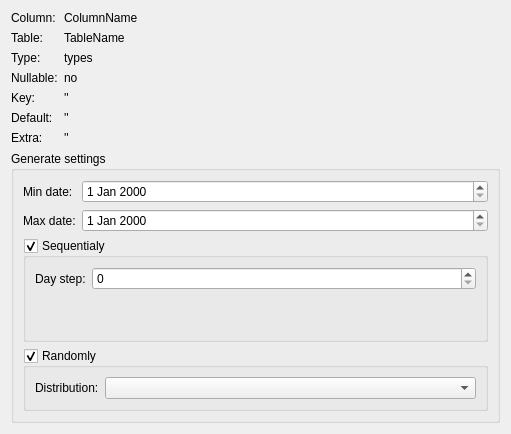
<?xml version="1.0" encoding="UTF-8"?>
<ui version="4.0">
 <class>DateSettingsWidget</class>
 <widget class="QWidget" name="DateSettingsWidget">
  <property name="geometry">
   <rect>
    <x>0</x>
    <y>0</y>
    <width>511</width>
    <height>434</height>
   </rect>
  </property>
  <property name="windowTitle">
   <string>DateSettingsWidget</string>
  </property>
  <layout class="QVBoxLayout" name="mainLayout">
   <item>
    <layout class="QFormLayout" name="infoLayout">
     <item row="0" column="0">
      <widget class="QLabel" name="columnNameLabel">
       <property name="text">
        <string>Column:</string>
       </property>
      </widget>
     </item>
     <item row="0" column="1">
      <widget class="QLabel" name="columnNameValueLabel">
       <property name="text">
        <string>ColumnName</string>
       </property>
      </widget>
     </item>
     <item row="2" column="0">
      <widget class="QLabel" name="typeLabel">
       <property name="text">
        <string>Type:</string>
       </property>
      </widget>
     </item>
     <item row="2" column="1">
      <widget class="QLabel" name="typeValueLabel">
       <property name="text">
        <string>types</string>
       </property>
      </widget>
     </item>
     <item row="3" column="1">
      <widget class="QLabel" name="nullValueLabel">
       <property name="text">
        <string>no</string>
       </property>
      </widget>
     </item>
     <item row="3" column="0">
      <widget class="QLabel" name="nullLabel">
       <property name="text">
        <string>Nullable:</string>
       </property>
      </widget>
     </item>
     <item row="5" column="0">
      <widget class="QLabel" name="defaultLabel">
       <property name="text">
        <string>Default:</string>
       </property>
      </widget>
     </item>
     <item row="6" column="0">
      <widget class="QLabel" name="extraLabel">
       <property name="text">
        <string>Extra:</string>
       </property>
      </widget>
     </item>
     <item row="5" column="1">
      <widget class="QLabel" name="defaultValueLabel">
       <property name="text">
        <string>''</string>
       </property>
      </widget>
     </item>
     <item row="6" column="1">
      <widget class="QLabel" name="extraValueLabel">
       <property name="text">
        <string>''</string>
       </property>
      </widget>
     </item>
     <item row="4" column="0">
      <widget class="QLabel" name="keyLabel">
       <property name="text">
        <string>Key:</string>
       </property>
      </widget>
     </item>
     <item row="4" column="1">
      <widget class="QLabel" name="keyValueLabel">
       <property name="text">
        <string>''</string>
       </property>
      </widget>
     </item>
     <item row="1" column="0">
      <widget class="QLabel" name="tableLabel">
       <property name="text">
        <string>Table:</string>
       </property>
      </widget>
     </item>
     <item row="1" column="1">
      <widget class="QLabel" name="tableValueLabel">
       <property name="text">
        <string>TableName</string>
       </property>
      </widget>
     </item>
    </layout>
   </item>
   <item>
    <widget class="QGroupBox" name="settingsGroup">
     <property name="title">
      <string>Generate settings</string>
     </property>
     <property name="flat">
      <bool>false</bool>
     </property>
     <property name="checkable">
      <bool>false</bool>
     </property>
     <layout class="QFormLayout" name="settingsGroupLayout">
      <item row="0" column="0">
       <widget class="QLabel" name="minValueLabel">
        <property name="text">
         <string>Min date: </string>
        </property>
       </widget>
      </item>
      <item row="1" column="0">
       <widget class="QLabel" name="maxValueLabel">
        <property name="text">
         <string>Max date:</string>
        </property>
       </widget>
      </item>
      <item row="2" column="0" colspan="2">
       <widget class="QGroupBox" name="seqGroup">
        <property name="sizePolicy">
         <sizepolicy hsizetype="Expanding" vsizetype="Expanding">
          <horstretch>0</horstretch>
          <verstretch>0</verstretch>
         </sizepolicy>
        </property>
        <property name="title">
         <string>Sequentialy</string>
        </property>
        <property name="checkable">
         <bool>true</bool>
        </property>
        <layout class="QFormLayout" name="seqGroupLayout">
         <item row="0" column="0">
          <widget class="QLabel" name="stepLabel">
           <property name="text">
            <string>Day step:</string>
           </property>
          </widget>
         </item>
         <item row="0" column="1">
          <widget class="QSpinBox" name="spinBox"/>
         </item>
        </layout>
       </widget>
      </item>
      <item row="3" column="0" colspan="2">
       <widget class="QGroupBox" name="randomGroup">
        <property name="title">
         <string>Randomly</string>
        </property>
        <property name="checkable">
         <bool>true</bool>
        </property>
        <layout class="QFormLayout" name="randomGroupLayout">
         <item row="0" column="0">
          <widget class="QLabel" name="distributionLabel">
           <property name="text">
            <string>Distribution:</string>
           </property>
          </widget>
         </item>
         <item row="0" column="1">
          <widget class="QComboBox" name="distributionCombo"/>
         </item>
        </layout>
       </widget>
      </item>
      <item row="0" column="1">
       <widget class="QDateEdit" name="minValueEdit"/>
      </item>
      <item row="1" column="1">
       <widget class="QDateEdit" name="maxValueEdit"/>
      </item>
     </layout>
    </widget>
   </item>
  </layout>
 </widget>
 <resources/>
 <connections/>
</ui>
